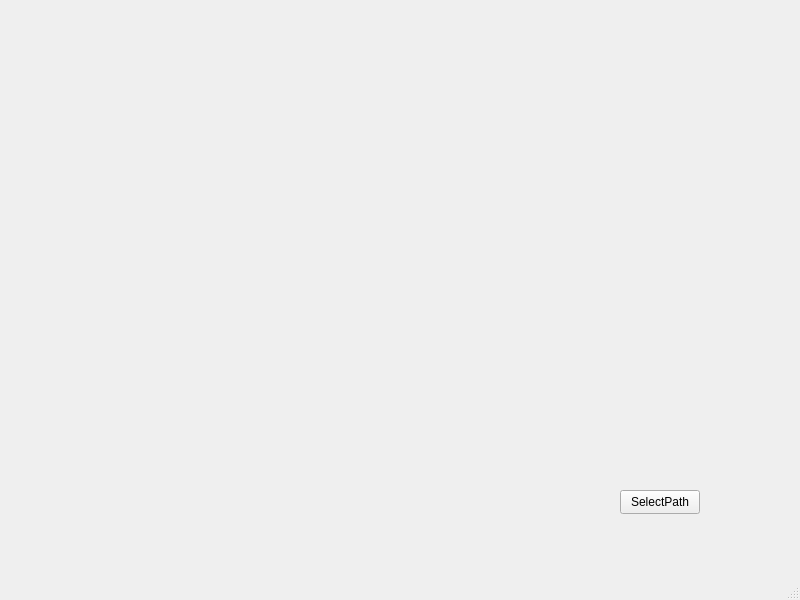
<?xml version="1.0" encoding="UTF-8"?>
<ui version="4.0">
 <class>MainWindow</class>
 <widget class="QMainWindow" name="MainWindow">
  <property name="geometry">
   <rect>
    <x>0</x>
    <y>0</y>
    <width>800</width>
    <height>600</height>
   </rect>
  </property>
  <property name="windowTitle">
   <string>MainWindow</string>
  </property>
  <widget class="QWidget" name="centralwidget">
   <widget class="QPushButton" name="SelectPath">
    <property name="geometry">
     <rect>
      <x>620</x>
      <y>490</y>
      <width>80</width>
      <height>24</height>
     </rect>
    </property>
    <property name="text">
     <string>SelectPath</string>
    </property>
   </widget>
  </widget>
  <widget class="QMenuBar" name="menubar">
   <property name="geometry">
    <rect>
     <x>0</x>
     <y>0</y>
     <width>800</width>
     <height>21</height>
    </rect>
   </property>
  </widget>
  <widget class="QStatusBar" name="statusbar"/>
 </widget>
 <resources/>
 <connections/>
</ui>
